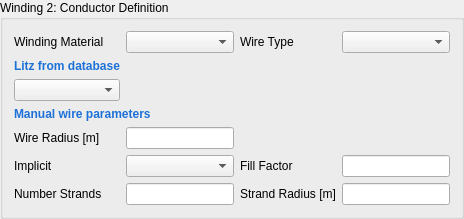
                 <widget class="QGroupBox" name="md_winding2_groupBox">
                  <property name="enabled">
                   <bool>true</bool>
                  </property>
                  <property name="title">
                   <string>Winding 2: Conductor Definition</string>
                  </property>
                  <layout class="QGridLayout" name="gridLayout_4">
                   <item row="0" column="1">
                    <widget class="QComboBox" name="md_winding2_material_comboBox"/>
                   </item>
                   <item row="6" column="0">
                    <widget class="QLabel" name="label_15">
                     <property name="text">
                      <string>Number Strands</string>
                     </property>
                    </widget>
                   </item>
                   <item row="0" column="2">
                    <widget class="QLabel" name="label_18">
                     <property name="text">
                      <string>Wire Type</string>
                     </property>
                    </widget>
                   </item>
                   <item row="4" column="1">
                    <widget class="QLineEdit" name="md_winding2_radius_lineEdit"/>
                   </item>
                   <item row="6" column="3">
                    <widget class="QLineEdit" name="md_winding2_strand_radius_lineEdit"/>
                   </item>
                   <item row="5" column="1">
                    <widget class="QComboBox" name="md_winding2_implicit_litz_comboBox"/>
                   </item>
                   <item row="4" column="0">
                    <widget class="QLabel" name="label_16">
                     <property name="text">
                      <string>Wire Radius [m]</string>
                     </property>
                    </widget>
                   </item>
                   <item row="3" column="0" colspan="2">
                    <widget class="QLabel" name="label_76">
                     <property name="text">
                      <string>&lt;html&gt;&lt;head/&gt;&lt;body&gt;&lt;p&gt;&lt;span style=&quot; font-weight:600; color:#1c71d8;&quot;&gt;Manual wire parameters&lt;/span&gt;&lt;/p&gt;&lt;/body&gt;&lt;/html&gt;</string>
                     </property>
                    </widget>
                   </item>
                   <item row="5" column="0">
                    <widget class="QLabel" name="label_59">
                     <property name="text">
                      <string>Implicit</string>
                     </property>
                    </widget>
                   </item>
                   <item row="0" column="3">
                    <widget class="QComboBox" name="md_winding2_type_comboBox"/>
                   </item>
                   <item row="0" column="0">
                    <widget class="QLabel" name="label_13">
                     <property name="text">
                      <string>Winding Material</string>
                     </property>
                    </widget>
                   </item>
                   <item row="5" column="3">
                    <widget class="QLineEdit" name="md_winding2_fill_factor_lineEdit"/>
                   </item>
                   <item row="6" column="1">
                    <widget class="QLineEdit" name="md_winding2_strands_lineEdit"/>
                   </item>
                   <item row="5" column="2">
                    <widget class="QLabel" name="label_17">
                     <property name="text">
                      <string>Fill Factor</string>
                     </property>
                    </widget>
                   </item>
                   <item row="1" column="0">
                    <widget class="QLabel" name="label_75">
                     <property name="text">
                      <string>&lt;html&gt;&lt;head/&gt;&lt;body&gt;&lt;p&gt;&lt;span style=&quot; font-weight:600; color:#1c71d8;&quot;&gt;Litz from database&lt;/span&gt;&lt;/p&gt;&lt;/body&gt;&lt;/html&gt;</string>
                     </property>
                    </widget>
                   </item>
                   <item row="6" column="2">
                    <widget class="QLabel" name="label_60">
                     <property name="text">
                      <string>Strand Radius [m]</string>
                     </property>
                    </widget>
                   </item>
                   <item row="2" column="0">
                    <widget class="QComboBox" name="md_winding2_litz_material_comboBox"/>
                   </item>
                  </layout>
                 </widget>
